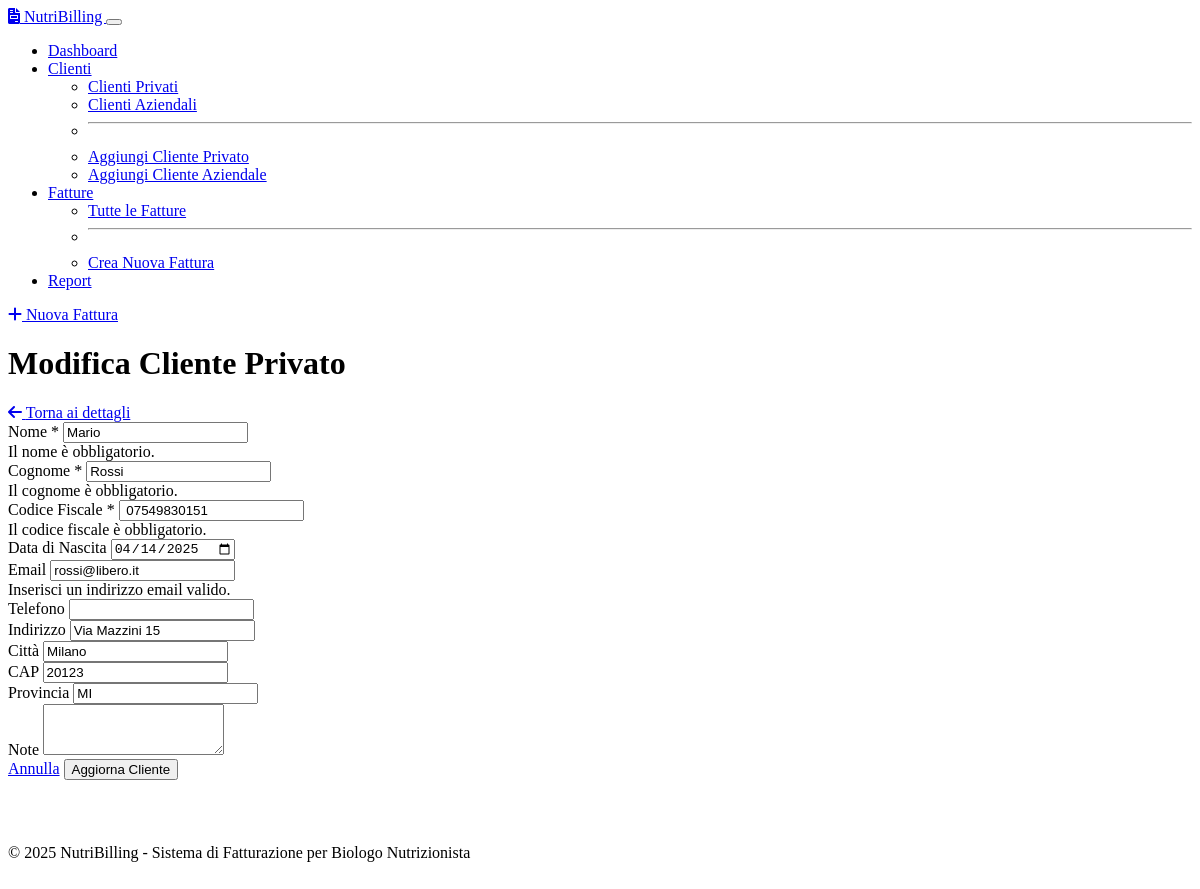
Page /clients/private/edit/1 on the earlier database version.
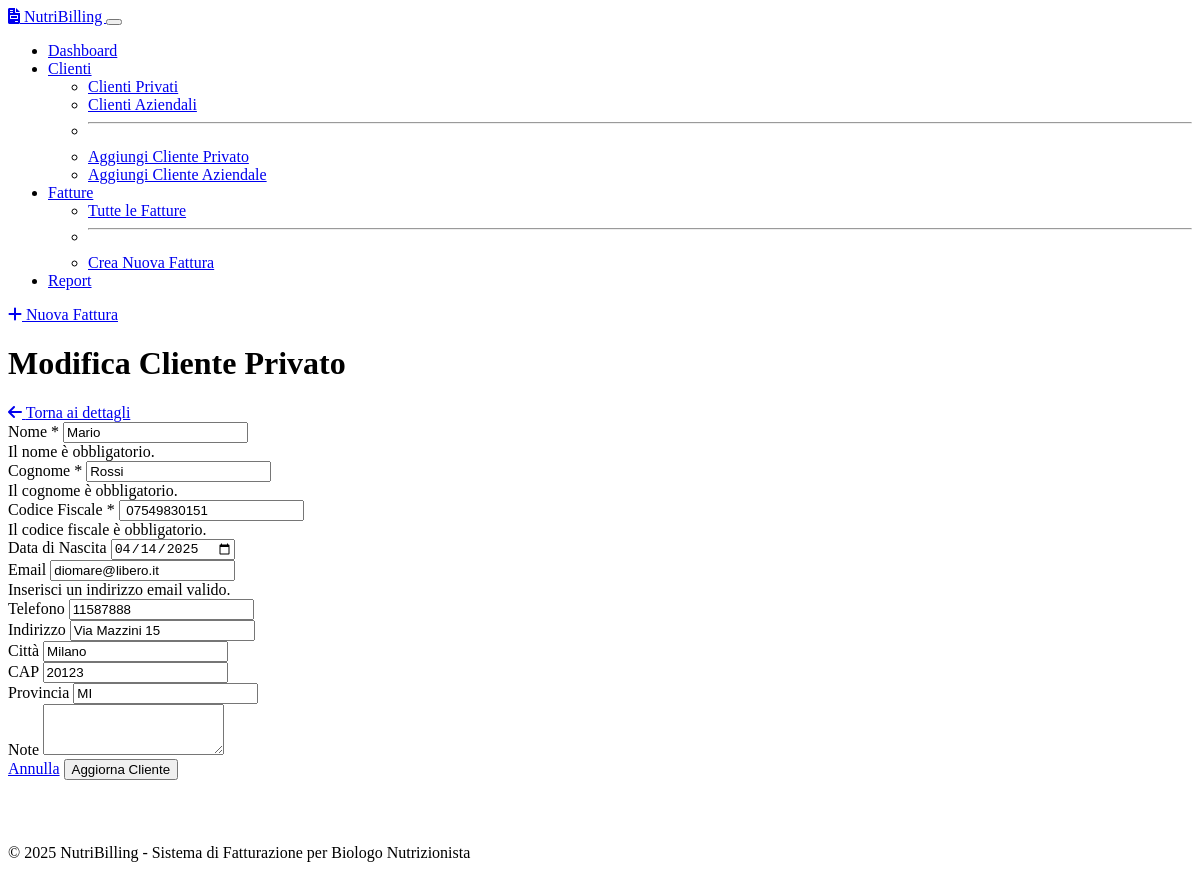
Same page on the later database version.
### models.py (models this page shows, shortened)
class PrivateClient(db.Model):
    __tablename__ = 'private_clients'
    id = db.Column(db.Integer, primary_key=True)
    first_name = db.Column(db.String(100), nullable=False)
    last_name = db.Column(db.String(100), nullable=False)
    fiscal_code = db.Column(db.String(16), nullable=False, unique=True)
    email = db.Column(db.String(120), nullable=True)
    phone = db.Column(db.String(20), nullable=True)
    address = db.Column(db.String(255), nullable=True)
    city = db.Column(db.String(100), nullable=True)
    postal_code = db.Column(db.String(10), nullable=True)
    province = db.Column(db.String(2), nullable=True)
    date_of_birth = db.Column(db.Date, nullable=True)
    notes = db.Column(db.Text, nullable=True)
    created_at = db.Column(db.DateTime, default=lambda: datetime.now(timezone.utc))
    updated_at = db.Column(db.DateTime, default=lambda: datetime.now(timezone.utc), onupdate=lambda: datetime.now(timezone.utc))
    invoices = db.relationship('Invoice', backref='private_client', lazy=True,
                               foreign_keys='Invoice.private_client_id')

### routes.py (the view, shortened to what this page needs)
@app.route('/clients/private/edit/<int:client_id>', methods=['GET', 'POST'])
def edit_private_client(client_id):
    client = PrivateClient.query.get_or_404(client_id)
    return render_template('clients/edit.html', client=client, client_type='private')

### app.py (called while the page is built)
@app.context_processor
def utility_processor():
    def now():
        return datetime.now()
    return dict(now=now)

### templates/clients/edit.html (shortened to what the changed rows need)
{% extends "base.html" %}
{% block page_title %}Modifica {{ "Cliente Privato" if client_type == "private" else "Cliente Aziendale" }}{% endblock %}
{% block content %}
<div class="card">
    <div class="card-body">
        <form method="post" class="needs-validation" novalidate>
            {% if client_type == 'private' %}
            <div class="row mb-3">
                <div class="col-md-6">
                    <label for="first_name" class="form-label">Nome <span class="text-danger">*</span></label>
                    <input type="text" class="form-control" id="first_name" name="first_name" value="{{ client.first_name }}" required>
                    <div class="invalid-feedback">
                        Il nome è obbligatorio.
                    </div>
                </div>
                <div class="col-md-6">
                    <label for="last_name" class="form-label">Cognome <span class="text-danger">*</span></label>
                    <input type="text" class="form-control" id="last_name" name="last_name" value="{{ client.last_name }}" required>
                    <div class="invalid-feedback">
                        Il cognome è obbligatorio.
                    </div>
                </div>
            </div>
            <div class="row mb-3">
                <div class="col-md-6">
                    <label for="fiscal_code" class="form-label">Codice Fiscale <span class="text-danger">*</span></label>
                    <input type="text" class="form-control" id="fiscal_code" name="fiscal_code" maxlength="16" value="{{ client.fiscal_code }}" required>
                    <div class="invalid-feedback">
                        Il codice fiscale è obbligatorio.
                    </div>
                </div>
                <div class="col-md-6">
                    <label for="date_of_birth" class="form-label">Data di Nascita</label>
                    <input type="date" class="form-control" id="date_of_birth" name="date_of_birth" value="{{ client.date_of_birth.strftime('%Y-%m-%d') if client.date_of_birth else '' }}">
                </div>
            </div>
            <div class="row mb-3">
                <div class="col-md-6">
                    <label for="email" class="form-label">Email</label>
                    <input type="email" class="form-control" id="email" name="email" value="{{ client.email or '' }}">
                    <div class="invalid-feedback">
                        Inserisci un indirizzo email valido.
                    </div>
                </div>
                <div class="col-md-6">
                    <label for="phone" class="form-label">Telefono</label>
                    <input type="tel" class="form-control" id="phone" name="phone" value="{{ client.phone or '' }}">
                </div>
            </div>
            <div class="row mb-3">
                <div class="col-12">
                    <label for="address" class="form-label">Indirizzo</label>
                    <input type="text" class="form-control" id="address" name="address" value="{{ client.address or '' }}">
                </div>
            </div>
            <div class="row mb-3">
                <div class="col-md-4">
                    <label for="city" class="form-label">Città</label>
                    <input type="text" class="form-control" id="city" name="city" value="{{ client.city or '' }}">
                </div>
                <div class="col-md-4">
                    <label for="postal_code" class="form-label">CAP</label>
                    <input type="text" class="form-control" id="postal_code" name="postal_code" maxlength="5" value="{{ client.postal_code or '' }}">
                </div>
                <div class="col-md-4">
                    <label for="province" class="form-label">Provincia</label>
                    <input type="text" class="form-control" id="province" name="province" maxlength="2" value="{{ client.province or '' }}">
                </div>
            </div>
            <div class="mb-3">
                <label for="notes" class="form-label">Note</label>
                <textarea class="form-control" id="notes" name="notes" rows="3">{{ client.notes or '' }}</textarea>
            </div>
            {% endif %}
        </form>
    </div>
</div>
{% endblock %}

Differences in the rows shown:
changed PrivateClient "Mario": email "rossi@libero.it" → "diomare@libero.it"; phone (not shown) → "11587888"
